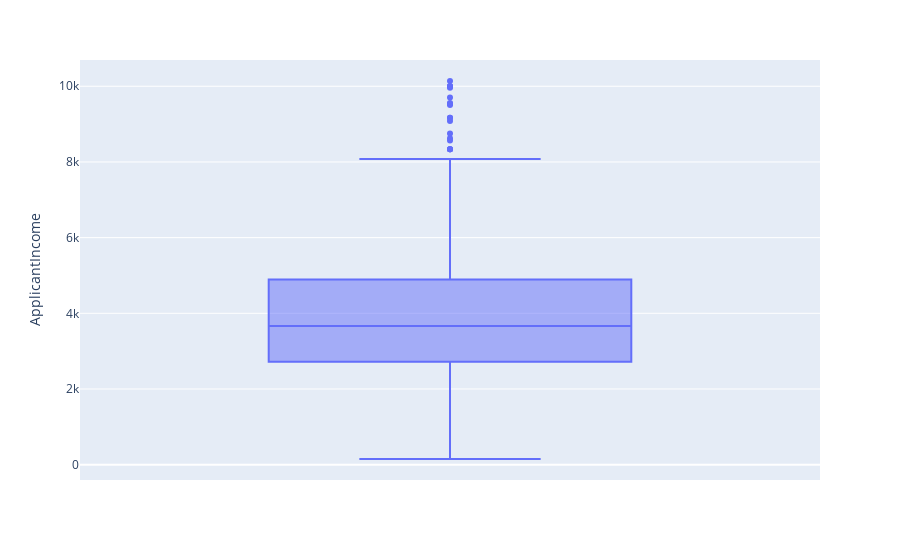

Notebook code cell kept with this figure:
### Code cell
fig = px.box(df_strip, y="ApplicantIncome")
fig.show()

### Figure 1 — Plotly figure (JSON) as saved in the notebook; plotly's stock layout.template omitted (floating-point values rounded to 4 significant figures; data arrays with more than 128 entries replaced by an {"elided": "..."} marker saying what was removed)
{"data": [{"alignmentgroup": "True", "hovertemplate": "ApplicantIncome=%{y}<extra></extra>", "legendgroup": "", "marker": {"color": "#636efa"}, "name": "", "notched": false, "offsetgroup": "", "orientation": "v", "showlegend": false, "type": "box", "x0": " ", "xaxis": "x", "y": {"elided": "398 int values"}, "y0": " ", "yaxis": "y"}], "layout": {"boxmode": "group", "legend": {"tracegroupgap": 0}, "margin": {"t": 60}, "xaxis": {"anchor": "y", "domain": [0, 1]}, "yaxis": {"anchor": "x", "domain": [0, 1], "title": {"text": "ApplicantIncome"}}}}
